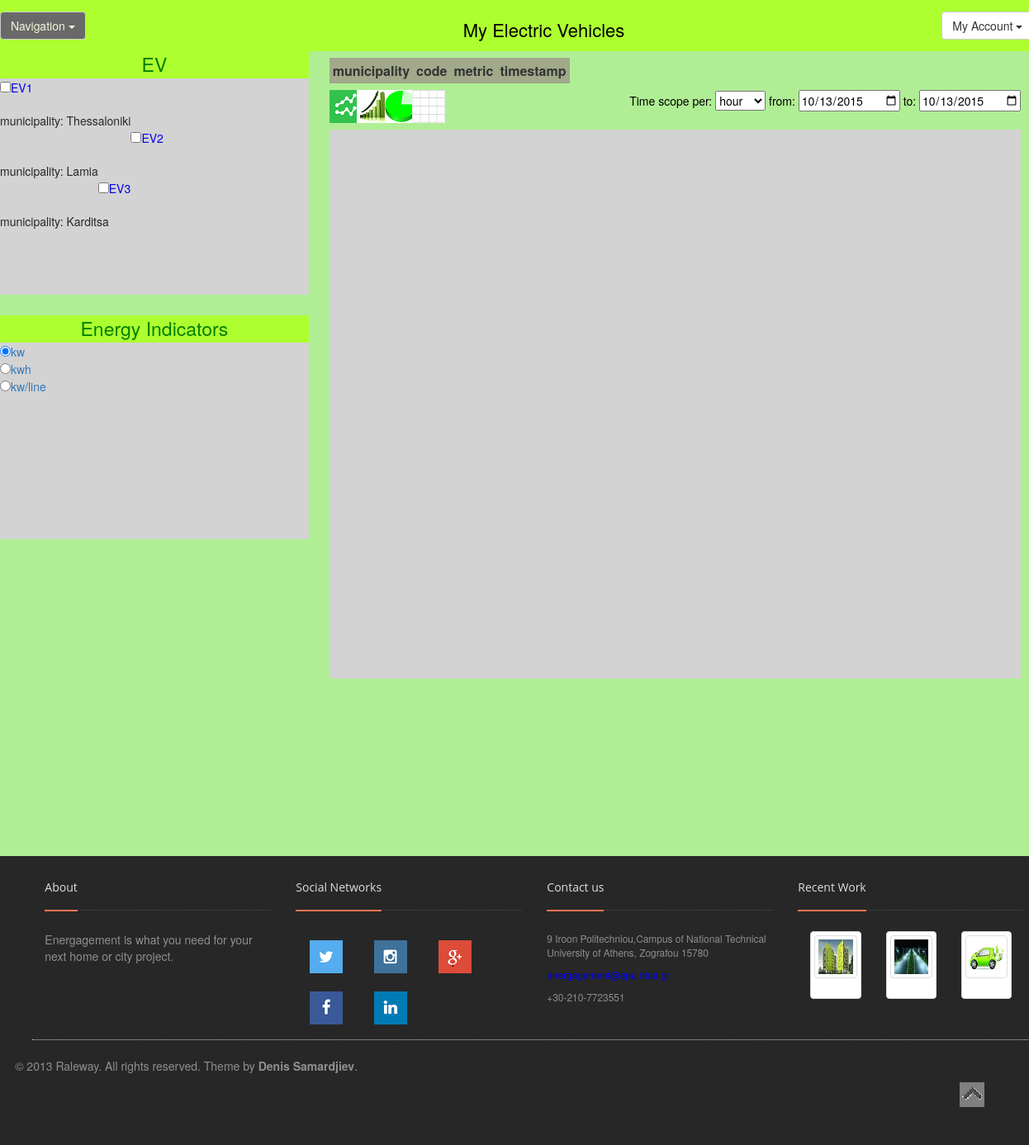
Before: /p/mydata/ with the older database file.
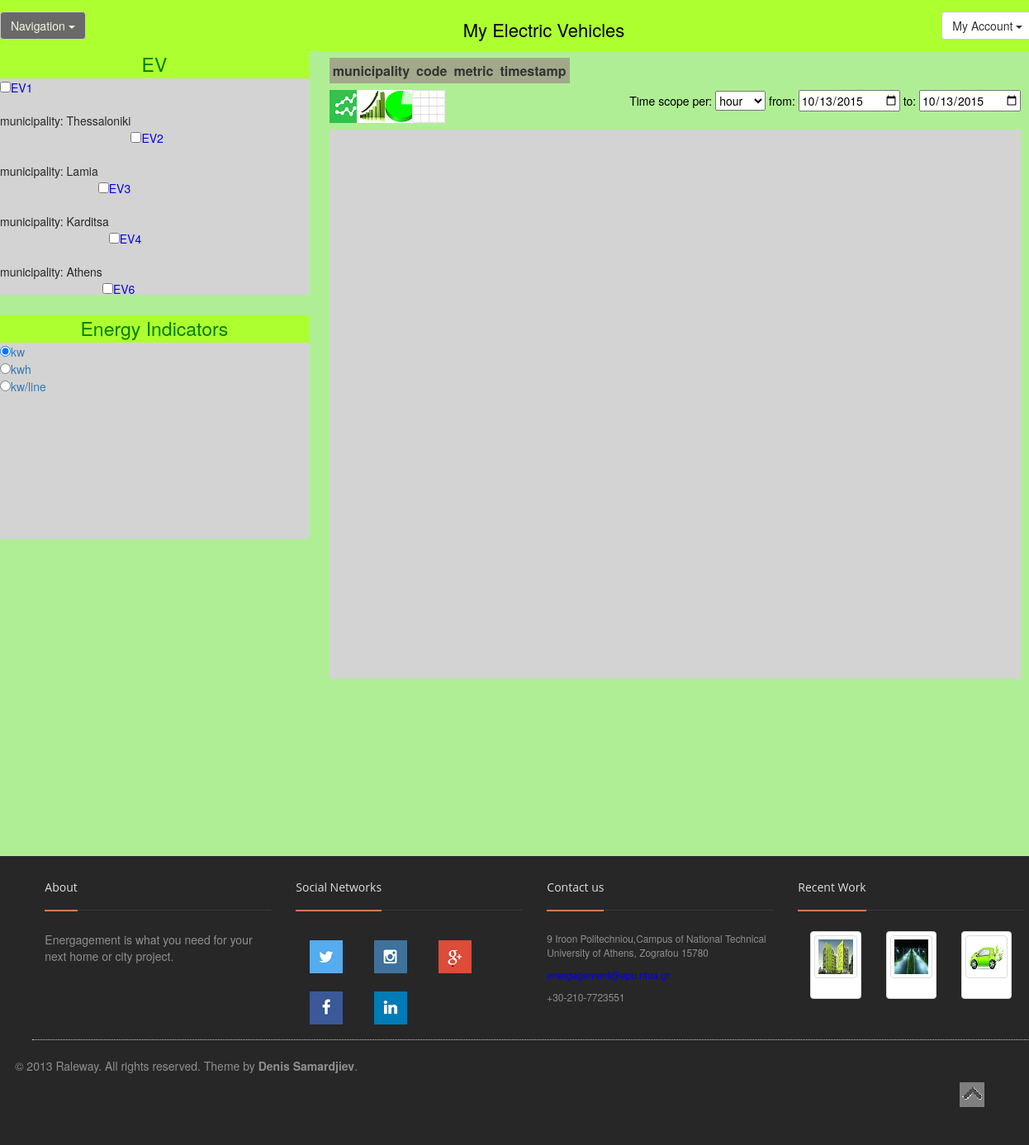
After: the same page with the newer database file.
### myapp/models.py (models this page shows)
class StreetLighting1(models.Model):
    values=models.ManyToManyField(Value, null=True, blank=True)
    kwh=models.ManyToManyField(Value, null=True, blank=True, related_name="kwh")
    kwh_line=models.ManyToManyField(Value, null=True, blank=True, related_name="kw_line")
    kw=models.ManyToManyField(Value, null=True, blank=True, related_name="kw")
    code = models.IntegerField(default=0)
    municipality = models.CharField(max_length=200, default="Athens")
    longitude = models.IntegerField(default=38)
    latitude = models.IntegerField(default=23)

### myapp/views.py (the view)
def mydata(request):
    test1 = list(StreetLighting1.objects.all())
    return render(request, 'myapp/mydata.html', {'test1': test1},)

### energagement/templates/myapp/mydata.html (shortened to what the changed rows need)
{% extends "myapp/base3.html" %}
{% load staticfiles %}
{% block content %}
<head lang="en">
    <link rel="stylesheet" type="text/css" href="{% static 'myapp/mycss.css' %}" />
    <link rel="stylesheet" type="text/css" href="{% static 'myapp/jquery.dynatable.css' %}" />
</head>
<body>
    <br/><br/>
    <br/>
    <div style="width: 30%; height: 500px;  margin-right:auto; margin-bottom: 10%">
            <div style="width: 100%; height: 52.5%; background-color:lightgray; overflow-y: scroll">
                        <ul style="vertical-align: middle; -webkit-padding-start: 0px;">
                        {% for item in test1 %}
                             <input type="checkbox" class="graph-button" id="graph-button-{{item.id}}"><a data-toggle="collapse" href="#collapse{{item.id}}">EV{{item.id}}</a></input>
                             <div id="collapse{{item.id}}" class="collapse in">
                                 <a class="panel-body" style="margin-left: 10%; color: #272727; margin-bottom: -2%; margin-top: 1%"> municipality: {{item.municipality}} </a>
                             </div>
                             <br/><br/>
                        {% endfor %}
                        </ul>
            </div>
   	</div>
    <div style="width: 64%; height: 950px; margin-left: 2%; margin-right:auto; margin-bottom: 2%">
        <div class="row1" style="width:105%; margin-top: 1%">
            <table id="myTable">
                <thead>
                    <th data-dynatable-column="dimos">municipality</th>
                    <th data-dynatable-column="kwdikos">code</th>
                    <th data-dynatable-column="metric" >metric <a class="-webkit-any-link" href="#" id="metric"> </a></th>
                    <th data-dynatable-column="timestamp">timestamp <a class="-webkit-any-link" href="#" id="timestamp"> </a> </th>
                </thead>
            </table>
        </div>
    </div>
</body>
</html>
{% endblock %}

Changed rows visible on the page:
added StreetLighting1: id "4", municipality "Athens"
added StreetLighting1: id "6"
